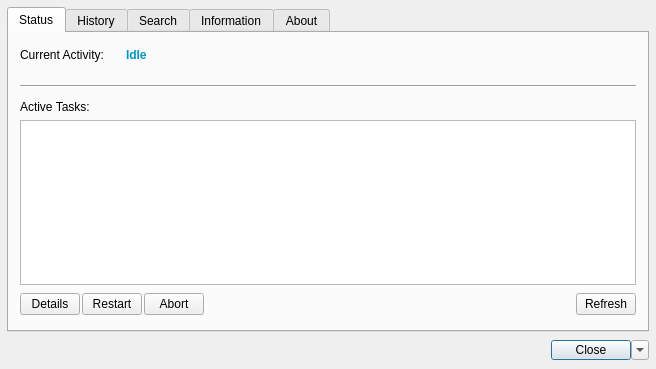
<?xml version="1.0" encoding="UTF-8"?>
<ui version="4.0">
 <class>ycaMainWindow</class>
 <widget class="QMainWindow" name="ycaMainWindow">
  <property name="windowModality">
   <enum>Qt::WindowModal</enum>
  </property>
  <property name="geometry">
   <rect>
    <x>0</x>
    <y>0</y>
    <width>656</width>
    <height>369</height>
   </rect>
  </property>
  <property name="windowTitle">
   <string>YarraCloud Agent</string>
  </property>
  <widget class="QWidget" name="centralWidget">
   <layout class="QVBoxLayout" name="verticalLayout">
    <property name="leftMargin">
     <number>7</number>
    </property>
    <property name="topMargin">
     <number>7</number>
    </property>
    <property name="rightMargin">
     <number>7</number>
    </property>
    <property name="bottomMargin">
     <number>7</number>
    </property>
    <item>
     <widget class="QTabWidget" name="tabWidget">
      <property name="tabPosition">
       <enum>QTabWidget::North</enum>
      </property>
      <property name="tabShape">
       <enum>QTabWidget::Rounded</enum>
      </property>
      <property name="currentIndex">
       <number>0</number>
      </property>
      <property name="iconSize">
       <size>
        <width>13</width>
        <height>13</height>
       </size>
      </property>
      <property name="elideMode">
       <enum>Qt::ElideNone</enum>
      </property>
      <property name="documentMode">
       <bool>false</bool>
      </property>
      <property name="tabsClosable">
       <bool>false</bool>
      </property>
      <property name="movable">
       <bool>false</bool>
      </property>
      <property name="tabBarAutoHide">
       <bool>false</bool>
      </property>
      <widget class="QWidget" name="tab_3">
       <attribute name="title">
        <string>Status</string>
       </attribute>
       <layout class="QVBoxLayout" name="verticalLayout_4">
        <item>
         <layout class="QHBoxLayout" name="horizontalLayout_4">
          <property name="topMargin">
           <number>4</number>
          </property>
          <item>
           <widget class="QLabel" name="label_3">
            <property name="maximumSize">
             <size>
              <width>100</width>
              <height>16777215</height>
             </size>
            </property>
            <property name="text">
             <string>Current Activity:</string>
            </property>
            <property name="alignment">
             <set>Qt::AlignLeading|Qt::AlignLeft|Qt::AlignTop</set>
            </property>
           </widget>
          </item>
          <item>
           <widget class="QLabel" name="label_4">
            <property name="minimumSize">
             <size>
              <width>0</width>
              <height>24</height>
             </size>
            </property>
            <property name="text">
             <string>&lt;html&gt;&lt;head/&gt;&lt;body&gt;&lt;p&gt;&lt;span style=&quot; font-weight:600; color:#0096C1;&quot;&gt;Idle&lt;/span&gt;&lt;/p&gt;&lt;/body&gt;&lt;/html&gt;</string>
            </property>
            <property name="alignment">
             <set>Qt::AlignLeading|Qt::AlignLeft|Qt::AlignTop</set>
            </property>
           </widget>
          </item>
         </layout>
        </item>
        <item>
         <widget class="Line" name="line">
          <property name="minimumSize">
           <size>
            <width>0</width>
            <height>16</height>
           </size>
          </property>
          <property name="orientation">
           <enum>Qt::Horizontal</enum>
          </property>
         </widget>
        </item>
        <item>
         <widget class="QLabel" name="label_2">
          <property name="text">
           <string>Active Tasks:</string>
          </property>
         </widget>
        </item>
        <item>
         <widget class="QTableWidget" name="activeTasksTable">
          <property name="verticalScrollBarPolicy">
           <enum>Qt::ScrollBarAsNeeded</enum>
          </property>
          <property name="editTriggers">
           <set>QAbstractItemView::AnyKeyPressed</set>
          </property>
          <property name="alternatingRowColors">
           <bool>true</bool>
          </property>
          <property name="selectionMode">
           <enum>QAbstractItemView::SingleSelection</enum>
          </property>
          <property name="selectionBehavior">
           <enum>QAbstractItemView::SelectRows</enum>
          </property>
         </widget>
        </item>
        <item>
         <layout class="QHBoxLayout" name="horizontalLayout_3">
          <property name="spacing">
           <number>2</number>
          </property>
          <property name="topMargin">
           <number>2</number>
          </property>
          <property name="bottomMargin">
           <number>4</number>
          </property>
          <item>
           <widget class="QPushButton" name="pushButton_5">
            <property name="maximumSize">
             <size>
              <width>60</width>
              <height>16777215</height>
             </size>
            </property>
            <property name="text">
             <string>Details</string>
            </property>
           </widget>
          </item>
          <item>
           <widget class="QPushButton" name="pushButton_3">
            <property name="maximumSize">
             <size>
              <width>60</width>
              <height>16777215</height>
             </size>
            </property>
            <property name="text">
             <string>Restart</string>
            </property>
           </widget>
          </item>
          <item>
           <widget class="QPushButton" name="pushButton_4">
            <property name="maximumSize">
             <size>
              <width>60</width>
              <height>16777215</height>
             </size>
            </property>
            <property name="text">
             <string>Abort</string>
            </property>
           </widget>
          </item>
          <item>
           <spacer name="horizontalSpacer_4">
            <property name="orientation">
             <enum>Qt::Horizontal</enum>
            </property>
            <property name="sizeHint" stdset="0">
             <size>
              <width>40</width>
              <height>20</height>
             </size>
            </property>
           </spacer>
          </item>
          <item>
           <widget class="QPushButton" name="statusRefreshButton">
            <property name="maximumSize">
             <size>
              <width>60</width>
              <height>16777215</height>
             </size>
            </property>
            <property name="text">
             <string>Refresh</string>
            </property>
           </widget>
          </item>
         </layout>
        </item>
       </layout>
      </widget>
      <widget class="QWidget" name="tab_4">
       <attribute name="title">
        <string>History</string>
       </attribute>
       <layout class="QVBoxLayout" name="verticalLayout_3">
        <item>
         <widget class="QTableView" name="tableView_3"/>
        </item>
       </layout>
      </widget>
      <widget class="QWidget" name="tab_2">
       <attribute name="title">
        <string>Search</string>
       </attribute>
       <layout class="QGridLayout" name="gridLayout">
        <item row="0" column="0">
         <widget class="QLineEdit" name="lineEdit"/>
        </item>
        <item row="0" column="1">
         <widget class="QPushButton" name="pushButton">
          <property name="text">
           <string>Search</string>
          </property>
         </widget>
        </item>
        <item row="1" column="0" colspan="2">
         <widget class="QTableView" name="tableView"/>
        </item>
       </layout>
      </widget>
      <widget class="QWidget" name="tab_5">
       <attribute name="title">
        <string>Information</string>
       </attribute>
      </widget>
      <widget class="QWidget" name="tab">
       <attribute name="title">
        <string>About</string>
       </attribute>
       <layout class="QVBoxLayout" name="verticalLayout_2">
        <item>
         <widget class="QLabel" name="label_11">
          <property name="text">
           <string>&lt;!DOCTYPE HTML PUBLIC &quot;-//W3C//DTD HTML 4.0//EN&quot; &quot;http://www.w3.org/TR/REC-html40/strict.dtd&quot;&gt;
&lt;html&gt;&lt;head&gt;&lt;meta name=&quot;qrichtext&quot; content=&quot;1&quot; /&gt;&lt;style type=&quot;text/css&quot;&gt;
p, li { white-space: pre-wrap; }
&lt;/style&gt;&lt;/head&gt;&lt;body style=&quot; font-family:'MS Shell Dlg 2'; font-size:8pt; font-weight:400; font-style:normal;&quot;&gt;
&lt;p style=&quot; margin-top:0px; margin-bottom:0px; margin-left:0px; margin-right:0px; -qt-block-indent:0; text-indent:0px;&quot;&gt;&lt;span style=&quot; font-weight:600;&quot;&gt;YarraCloud Agent (YCA)&lt;/span&gt;&lt;/p&gt;&lt;/body&gt;&lt;/html&gt;</string>
          </property>
         </widget>
        </item>
        <item>
         <spacer name="verticalSpacer_3">
          <property name="orientation">
           <enum>Qt::Vertical</enum>
          </property>
          <property name="sizeType">
           <enum>QSizePolicy::Minimum</enum>
          </property>
          <property name="sizeHint" stdset="0">
           <size>
            <width>20</width>
            <height>7</height>
           </size>
          </property>
         </spacer>
        </item>
        <item>
         <widget class="QLabel" name="versionLabel">
          <property name="text">
           <string>Version xx.xx, Build date </string>
          </property>
         </widget>
        </item>
        <item>
         <spacer name="verticalSpacer_2">
          <property name="orientation">
           <enum>Qt::Vertical</enum>
          </property>
          <property name="sizeType">
           <enum>QSizePolicy::Minimum</enum>
          </property>
          <property name="sizeHint" stdset="0">
           <size>
            <width>20</width>
            <height>7</height>
           </size>
          </property>
         </spacer>
        </item>
        <item>
         <widget class="QLabel" name="label_12">
          <property name="maximumSize">
           <size>
            <width>16777215</width>
            <height>16777215</height>
           </size>
          </property>
          <property name="text">
           <string>&lt;!DOCTYPE HTML PUBLIC &quot;-//W3C//DTD HTML 4.0//EN&quot; &quot;http://www.w3.org/TR/REC-html40/strict.dtd&quot;&gt;
&lt;html&gt;&lt;head&gt;&lt;meta name=&quot;qrichtext&quot; content=&quot;1&quot; /&gt;&lt;style type=&quot;text/css&quot;&gt;
p, li { white-space: pre-wrap; }
&lt;/style&gt;&lt;/head&gt;&lt;body style=&quot; font-family:'MS Shell Dlg 2'; font-size:8pt; font-weight:400; font-style:normal;&quot;&gt;
&lt;p style=&quot; margin-top:0px; margin-bottom:0px; margin-left:0px; margin-right:0px; -qt-block-indent:0; text-indent:0px;&quot;&gt;&lt;span style=&quot; font-weight:600;&quot;&gt;WARNING:&lt;/span&gt; This software comes without any warranties. Operation of this software is solely on the &lt;span style=&quot; font-weight:600;&quot;&gt;user's own risk&lt;/span&gt;. The authors take no responsibility for damage or misfunction of any kind caused by this software, including permanent damages to the MR system, temporary unavailability of the MR system, and loss of data. This applies to all software components included in the Yarra software packages.&lt;/p&gt;
&lt;p style=&quot;-qt-paragraph-type:empty; margin-top:0px; margin-bottom:0px; margin-left:0px; margin-right:0px; -qt-block-indent:0; text-indent:0px;&quot;&gt;&lt;br /&gt;&lt;/p&gt;&lt;/body&gt;&lt;/html&gt;</string>
          </property>
          <property name="alignment">
           <set>Qt::AlignJustify|Qt::AlignTop</set>
          </property>
          <property name="wordWrap">
           <bool>true</bool>
          </property>
         </widget>
        </item>
        <item>
         <spacer name="verticalSpacer">
          <property name="orientation">
           <enum>Qt::Vertical</enum>
          </property>
          <property name="sizeHint" stdset="0">
           <size>
            <width>20</width>
            <height>55</height>
           </size>
          </property>
         </spacer>
        </item>
        <item>
         <layout class="QHBoxLayout" name="horizontalLayout_2">
          <item>
           <widget class="QLabel" name="label">
            <property name="text">
             <string/>
            </property>
            <property name="pixmap">
             <pixmap resource="yca.qrc">:/images/ycalogo.png</pixmap>
            </property>
            <property name="scaledContents">
             <bool>false</bool>
            </property>
           </widget>
          </item>
          <item>
           <spacer name="horizontalSpacer_3">
            <property name="orientation">
             <enum>Qt::Horizontal</enum>
            </property>
            <property name="sizeType">
             <enum>QSizePolicy::Minimum</enum>
            </property>
            <property name="sizeHint" stdset="0">
             <size>
              <width>4</width>
              <height>20</height>
             </size>
            </property>
           </spacer>
          </item>
          <item>
           <widget class="QLabel" name="label_16">
            <property name="text">
             <string>&lt;html&gt;&lt;head/&gt;&lt;body&gt;&lt;p&gt;For updates and documentation, please visit: &lt;a href=&quot;http://yarraframework.com&quot;&gt;&lt;span style=&quot; text-decoration: underline; color:#F7B02C;&quot;&gt;http://yarraframework.com&lt;br/&gt;&lt;/span&gt;&lt;/a&gt;Made with &lt;span style=&quot; font-family:'arial'; font-size:15px; color:#F7B02C;&quot;&gt;♥&lt;/span&gt; in NYC, by the Yarra team at &lt;a href=&quot;http://cai2r.net&quot;&gt;&lt;span style=&quot; text-decoration: underline; color:#F7B02C;&quot;&gt;CAI&lt;/span&gt;&lt;/a&gt;&lt;a href=&quot;http://cai2r.net&quot;&gt;&lt;span style=&quot; text-decoration: underline; color:#F7B02C; vertical-align:super;&quot;&gt;2&lt;/span&gt;&lt;/a&gt;&lt;a href=&quot;http://cai2r.net&quot;&gt;&lt;span style=&quot; text-decoration: underline; color:#F7B02C;&quot;&gt;R&lt;/span&gt;&lt;/a&gt;&lt;/p&gt;&lt;/body&gt;&lt;/html&gt;</string>
            </property>
            <property name="alignment">
             <set>Qt::AlignLeading|Qt::AlignLeft|Qt::AlignVCenter</set>
            </property>
            <property name="openExternalLinks">
             <bool>true</bool>
            </property>
           </widget>
          </item>
          <item>
           <spacer name="horizontalSpacer_2">
            <property name="orientation">
             <enum>Qt::Horizontal</enum>
            </property>
            <property name="sizeHint" stdset="0">
             <size>
              <width>40</width>
              <height>20</height>
             </size>
            </property>
           </spacer>
          </item>
         </layout>
        </item>
       </layout>
      </widget>
     </widget>
    </item>
    <item>
     <layout class="QHBoxLayout" name="horizontalLayout">
      <property name="spacing">
       <number>0</number>
      </property>
      <property name="topMargin">
       <number>2</number>
      </property>
      <property name="bottomMargin">
       <number>2</number>
      </property>
      <item>
       <spacer name="horizontalSpacer">
        <property name="orientation">
         <enum>Qt::Horizontal</enum>
        </property>
        <property name="sizeHint" stdset="0">
         <size>
          <width>40</width>
          <height>20</height>
         </size>
        </property>
       </spacer>
      </item>
      <item>
       <widget class="QPushButton" name="closeButton">
        <property name="minimumSize">
         <size>
          <width>0</width>
          <height>20</height>
         </size>
        </property>
        <property name="maximumSize">
         <size>
          <width>16777215</width>
          <height>16777215</height>
         </size>
        </property>
        <property name="text">
         <string>Close</string>
        </property>
        <property name="checkable">
         <bool>false</bool>
        </property>
        <property name="default">
         <bool>true</bool>
        </property>
        <property name="flat">
         <bool>false</bool>
        </property>
       </widget>
      </item>
      <item>
       <widget class="QToolButton" name="closeContextButton">
        <property name="minimumSize">
         <size>
          <width>0</width>
          <height>20</height>
         </size>
        </property>
        <property name="maximumSize">
         <size>
          <width>18</width>
          <height>20</height>
         </size>
        </property>
        <property name="contextMenuPolicy">
         <enum>Qt::CustomContextMenu</enum>
        </property>
        <property name="text">
         <string/>
        </property>
        <property name="arrowType">
         <enum>Qt::DownArrow</enum>
        </property>
       </widget>
      </item>
     </layout>
    </item>
   </layout>
  </widget>
 </widget>
 <layoutdefault spacing="6" margin="11"/>
 <resources>
  <include location="yca.qrc"/>
 </resources>
 <connections/>
</ui>
